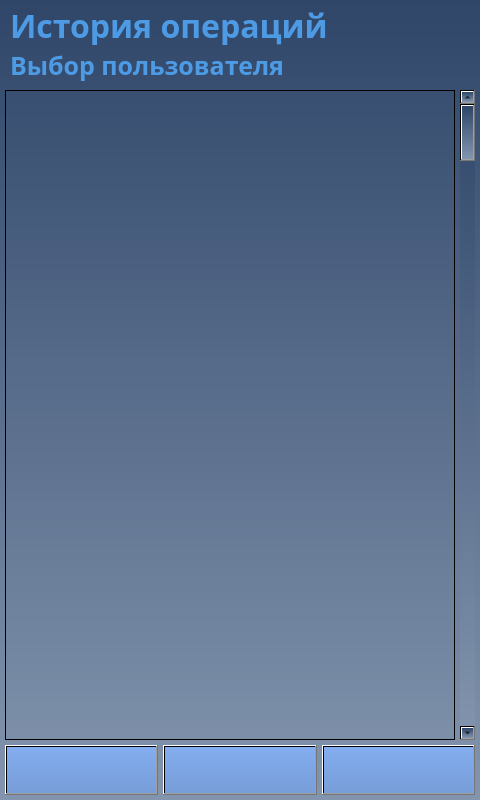
<?xml version="1.0" encoding="UTF-8"?>
<ui version="4.0">
 <class>screen_22_users</class>
 <widget class="QWidget" name="screen_22_users">
  <property name="geometry">
   <rect>
    <x>0</x>
    <y>0</y>
    <width>480</width>
    <height>800</height>
   </rect>
  </property>
  <property name="windowTitle">
   <string>screen_22_users</string>
  </property>
  <property name="styleSheet">
   <string notr="true">background-color: qlineargradient(spread:pad, x1:0.5, y1:0, x2:0.5, y2:1, stop:0 rgba(47, 70, 105, 255), stop:1 rgba(131, 149, 174, 255));</string>
  </property>
  <widget class="QLabel" name="lbl_info_1">
   <property name="enabled">
    <bool>true</bool>
   </property>
   <property name="geometry">
    <rect>
     <x>10</x>
     <y>5</y>
     <width>410</width>
     <height>40</height>
    </rect>
   </property>
   <property name="font">
    <font>
     <family>Arial Black</family>
     <pointsize>24</pointsize>
     <weight>75</weight>
     <bold>true</bold>
    </font>
   </property>
   <property name="layoutDirection">
    <enum>Qt::LeftToRight</enum>
   </property>
   <property name="styleSheet">
    <string notr="true">color: rgb(78, 155, 229);
background-color: qlineargradient(spread:pad, x1:0, y1:0, x2:1, y2:0, stop:0 rgba(0, 0, 0, 0), stop:1 rgba(255, 255, 255, 0));</string>
   </property>
   <property name="text">
    <string>История операций</string>
   </property>
  </widget>
  <widget class="QLabel" name="lbl_info_2">
   <property name="enabled">
    <bool>true</bool>
   </property>
   <property name="geometry">
    <rect>
     <x>10</x>
     <y>45</y>
     <width>311</width>
     <height>40</height>
    </rect>
   </property>
   <property name="font">
    <font>
     <family>Arial Black</family>
     <pointsize>19</pointsize>
     <weight>75</weight>
     <bold>true</bold>
    </font>
   </property>
   <property name="layoutDirection">
    <enum>Qt::LeftToRight</enum>
   </property>
   <property name="styleSheet">
    <string notr="true">color: rgb(78, 155, 229);
background-color: qlineargradient(spread:pad, x1:0, y1:0, x2:1, y2:0, stop:0 rgba(0, 0, 0, 0), stop:1 rgba(255, 255, 255, 0));</string>
   </property>
   <property name="text">
    <string>Выбор пользователя</string>
   </property>
  </widget>
  <widget class="QPushButton" name="btn_up">
   <property name="enabled">
    <bool>true</bool>
   </property>
   <property name="geometry">
    <rect>
     <x>5</x>
     <y>745</y>
     <width>153</width>
     <height>50</height>
    </rect>
   </property>
   <property name="minimumSize">
    <size>
     <width>0</width>
     <height>0</height>
    </size>
   </property>
   <property name="font">
    <font>
     <family>Arial Black</family>
     <pointsize>16</pointsize>
     <weight>75</weight>
     <bold>true</bold>
    </font>
   </property>
   <property name="styleSheet">
    <string notr="true">background-color: qlineargradient(spread:pad, x1:0.5, y1:0, x2:0.5, y2:1, stop:0 rgba(131, 173, 239, 255), stop:1 rgba(120, 158, 217, 255));
color: rgb(0, 49, 114);</string>
   </property>
   <property name="text">
    <string/>
   </property>
   <property name="icon">
    <iconset>
     <normaloff>img/btn_ico_up.png</normaloff>img/btn_ico_up.png</iconset>
   </property>
   <property name="iconSize">
    <size>
     <width>51</width>
     <height>51</height>
    </size>
   </property>
  </widget>
  <widget class="QScrollBar" name="ScrollBar">
   <property name="geometry">
    <rect>
     <x>460</x>
     <y>90</y>
     <width>15</width>
     <height>650</height>
    </rect>
   </property>
   <property name="orientation">
    <enum>Qt::Vertical</enum>
   </property>
  </widget>
  <widget class="QPushButton" name="btn_back">
   <property name="enabled">
    <bool>true</bool>
   </property>
   <property name="geometry">
    <rect>
     <x>163</x>
     <y>745</y>
     <width>154</width>
     <height>50</height>
    </rect>
   </property>
   <property name="minimumSize">
    <size>
     <width>0</width>
     <height>0</height>
    </size>
   </property>
   <property name="font">
    <font>
     <family>Arial Black</family>
     <pointsize>16</pointsize>
     <weight>75</weight>
     <bold>true</bold>
    </font>
   </property>
   <property name="styleSheet">
    <string notr="true">background-color: qlineargradient(spread:pad, x1:0.5, y1:0, x2:0.5, y2:1, stop:0 rgba(131, 173, 239, 255), stop:1 rgba(120, 158, 217, 255));
color: rgb(0, 49, 114);</string>
   </property>
   <property name="text">
    <string/>
   </property>
   <property name="icon">
    <iconset>
     <normaloff>img/btn_ico_back.png</normaloff>img/btn_ico_back.png</iconset>
   </property>
   <property name="iconSize">
    <size>
     <width>51</width>
     <height>51</height>
    </size>
   </property>
  </widget>
  <widget class="QListWidget" name="listWidget">
   <property name="enabled">
    <bool>true</bool>
   </property>
   <property name="geometry">
    <rect>
     <x>5</x>
     <y>90</y>
     <width>450</width>
     <height>650</height>
    </rect>
   </property>
   <property name="whatsThis">
    <string>&lt;html&gt;&lt;head/&gt;&lt;body&gt;&lt;p&gt;&lt;br/&gt;&lt;/p&gt;&lt;/body&gt;&lt;/html&gt;</string>
   </property>
   <property name="styleSheet">
    <string notr="true">background-color: qlineargradient(spread:pad, x1:0, y1:0, x2:1, y2:0, stop:0 rgba(0, 0, 0, 0), stop:1 rgba(255, 255, 255, 0));</string>
   </property>
  </widget>
  <widget class="QPushButton" name="btn_down">
   <property name="enabled">
    <bool>true</bool>
   </property>
   <property name="geometry">
    <rect>
     <x>322</x>
     <y>745</y>
     <width>153</width>
     <height>50</height>
    </rect>
   </property>
   <property name="minimumSize">
    <size>
     <width>0</width>
     <height>0</height>
    </size>
   </property>
   <property name="font">
    <font>
     <family>Arial Black</family>
     <pointsize>16</pointsize>
     <weight>75</weight>
     <bold>true</bold>
    </font>
   </property>
   <property name="styleSheet">
    <string notr="true">background-color: qlineargradient(spread:pad, x1:0.5, y1:0, x2:0.5, y2:1, stop:0 rgba(131, 173, 239, 255), stop:1 rgba(120, 158, 217, 255));
color: rgb(0, 49, 114);</string>
   </property>
   <property name="text">
    <string/>
   </property>
   <property name="icon">
    <iconset>
     <normaloff>img/btn_ico_down.png</normaloff>img/btn_ico_down.png</iconset>
   </property>
   <property name="iconSize">
    <size>
     <width>51</width>
     <height>51</height>
    </size>
   </property>
  </widget>
 </widget>
 <resources/>
 <connections/>
</ui>
